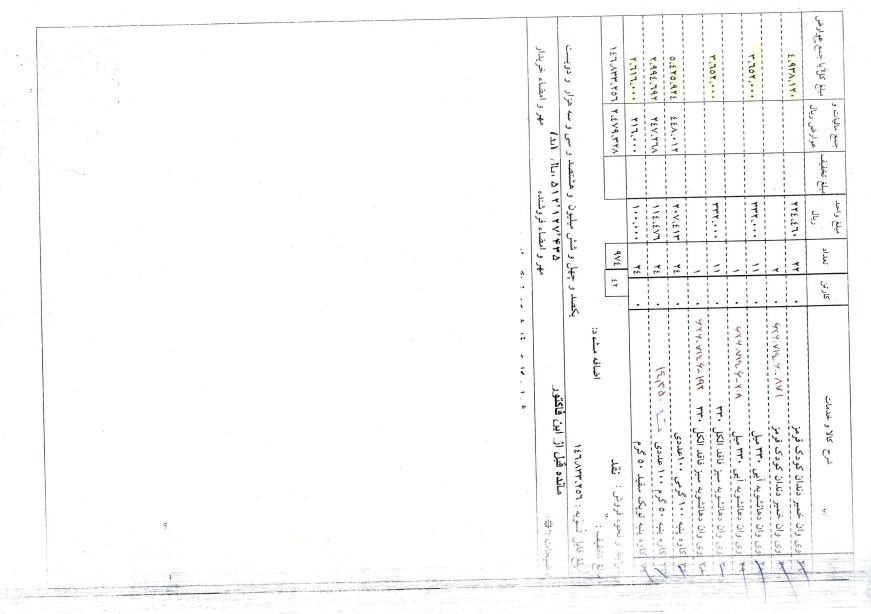
#> input picture samples/test/data_1 - Copy (2).jpg, 3481 x 2455 px (shown at 1/4 size)
$ python -i orientationdetection.py   (imports and definitions only)
#> lines starting #> are read from the running program, lines starting #| are printed output that depends on the picture; after the words box and inside, x2 and y2 are one past the last pixel; in counts of white or black regions, pixels touching at a corner belong together
#> further down, picture is the input picture: shape (2455, 3481, 3); mean B, G, R 249.6, 249.7, 249.6
import cv2
import numpy as np
from google.colab.patches import cv2_imshow
from rotate.rotate import rotate
class OrientationDetection:
    def __init__(self, image):
        # self.image = cv2.imread(image)
        self.image = image
        self.orientation = None
        self.bbox = None
        self.min_non_zero_ratio = 0.45

    def text_detection(self):

        rgb = cv2.pyrDown(self.image)
        small = cv2.cvtColor(rgb, cv2.COLOR_BGR2GRAY)

        kernel = cv2.getStructuringElement(cv2.MORPH_ELLIPSE, (9, 9))
        grad = cv2.morphologyEx(small, cv2.MORPH_GRADIENT, kernel)
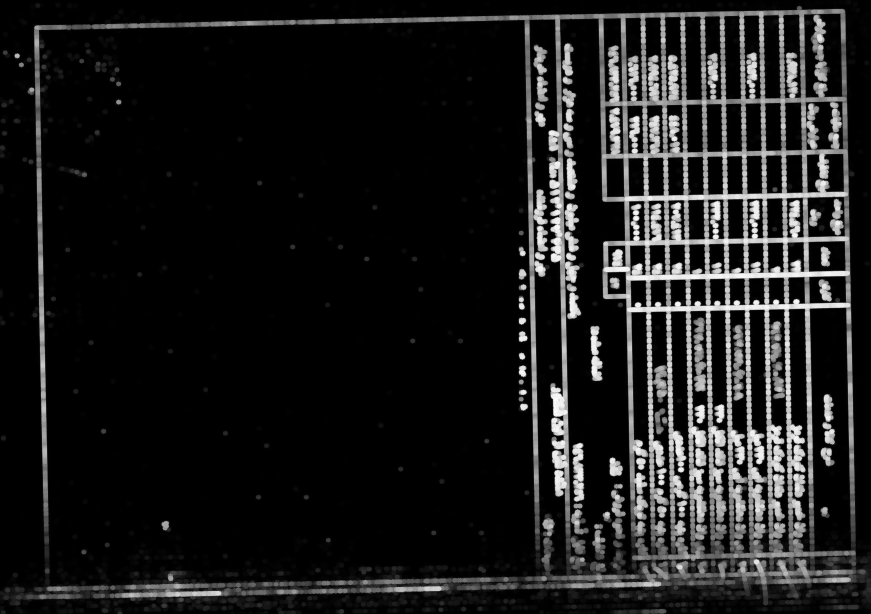
#> grad: shape (1228, 1741) (shown at 1/2 size); min 0, max 250, mean 28.6

        _, bw = cv2.threshold(grad, 0.0, 255.0, cv2.THRESH_BINARY | cv2.THRESH_OTSU)
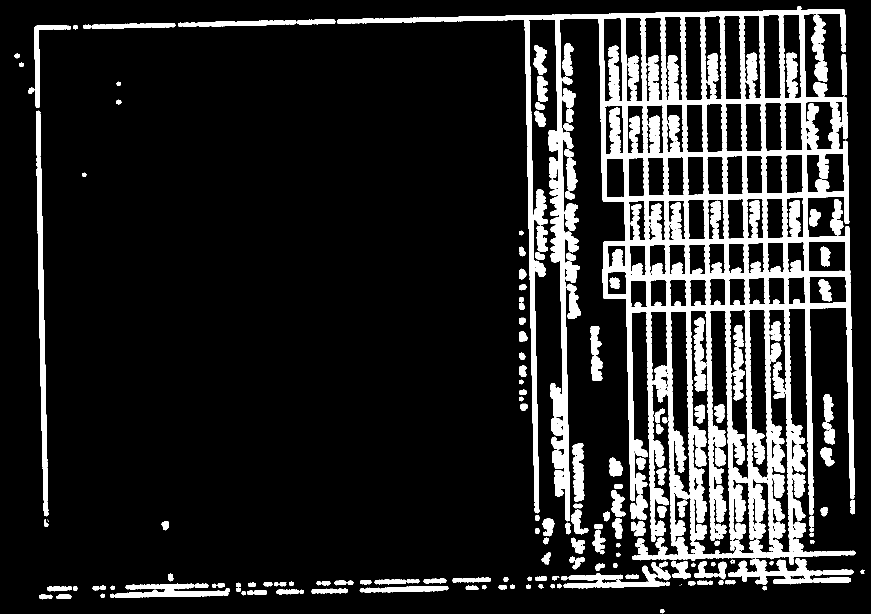
#> bw: shape (1228, 1741) (shown at 1/2 size); 15.3% white; 179 white regions (5 under 20 px), largest, box (x1, y1, x2, y2) and area: (674, 12, 1711, 1130) 237955, (72, 221, 97, 1033) 7662, (1456, 1116, 1707, 1170) 5844

        kernel = cv2.getStructuringElement(cv2.MORPH_RECT, (9, 1))
        connected = cv2.morphologyEx(bw, cv2.MORPH_CLOSE, kernel)
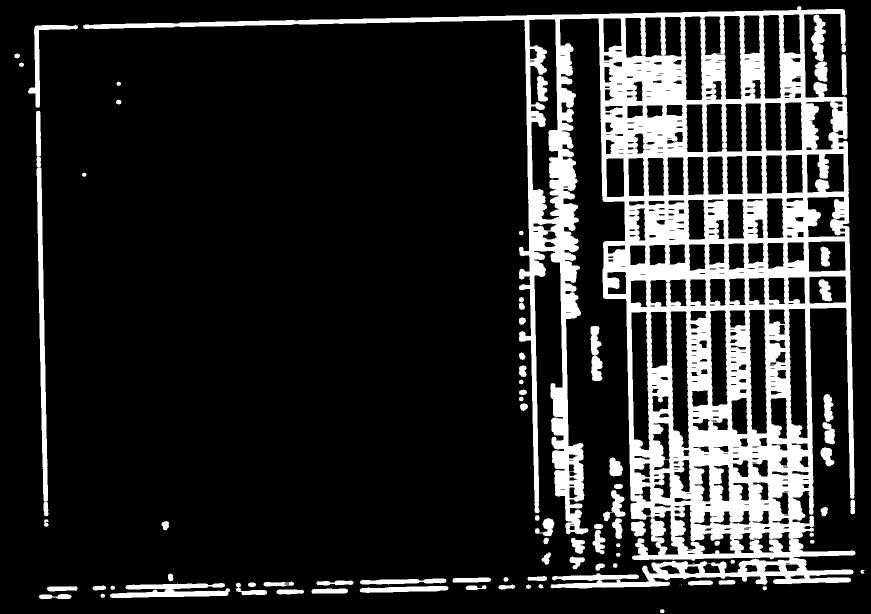
#> connected: shape (1228, 1741) (shown at 1/2 size); 17.1% white; 81 white regions (3 under 20 px)

        contours, hierarchy = cv2.findContours(connected.copy(), cv2.RETR_EXTERNAL, cv2.CHAIN_APPROX_NONE)
#> contours = 77 contours, 3 with area under 20; largest, box (x1, y1, x2, y2) and area: (166, 12, 1711, 1177) 542943, (72, 221, 97, 1033) 6835, (220, 1166, 460, 1196) 3880, (1622, 29, 1655, 164) 2291, (56, 50, 156, 216) 2084

        mask = np.zeros(bw.shape, dtype=np.uint8)

        for idx in range(len(contours)):
            x, y, w, h = cv2.boundingRect(contours[idx])

            mask[y:y + h, x:x + w] = 0
            cv2.drawContours(mask, contours, idx, (255, 255, 255), -1)
            r = float(cv2.countNonZero(mask[y:y + h, x:x + w])) / (w * h)
            cv2.rectangle(rgb, (x, y), (x + w - 1, y + h - 1), (0, 255, 0), 2)

            # vertical text
            if r > self.min_non_zero_ratio:

                cv2.rectangle(rgb, (x, y), (x + w - 1, y + h - 1), (0, 255, 0), 2)

                if h > w and 200 >= h > 50:
                    self.orientation = 'vertical'
                    self.bbox = rgb[y:y + h, x:x + w]
                    break

                elif h < w and 200 >= w > 50:
                    self.orientation = 'horizontal'
                    self.bbox = rgb[y:y + h, x:x + w]
                    break

            else:
                pass
#> this loop made 2 passes
#> (x, y, w, h, r, self.orientation) on pass 2: (78, 1188, 65, 11, 0.69, 'horizontal')
#> (x, y, w, h, r) on pass 1: (1320, 1218, 9, 9, 0.704)
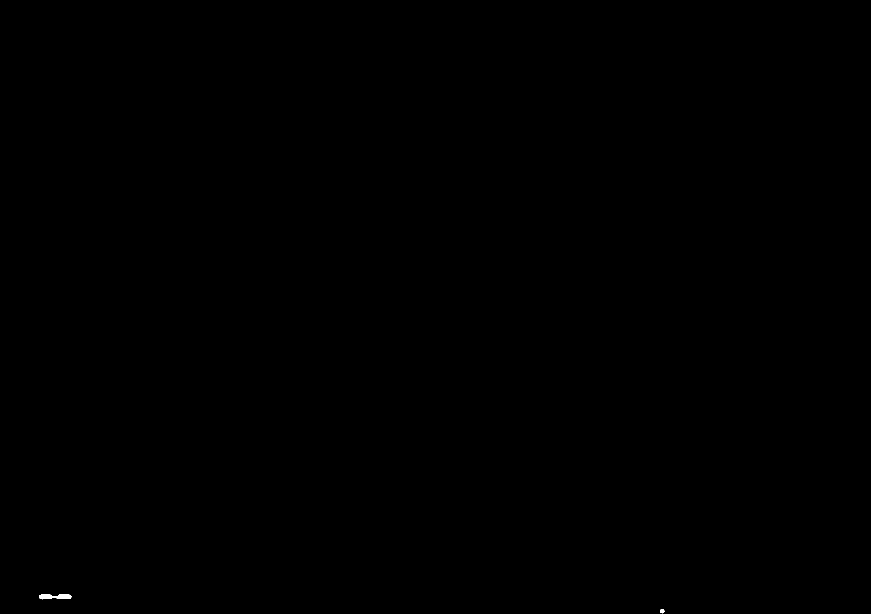
#> mask: shape (1228, 1741) (shown at 1/2 size); 0.03% white; 2 white regions, box (x1, y1, x2, y2) and area: (78, 1188, 143, 1199) 493, (1320, 1218, 1329, 1227) 57
#> rgb: shape (1228, 1741, 3); mean B, G, R 249.5, 249.7, 249.5

        if self.bbox is not None:
            cv2_imshow(self.bbox)
        print(self.orientation)
#| horizontal
        return self.bbox

    # [49 lines left out: functions left_right_rotation, up_down_rotate, not called in this run]

>>> import cv2
>>> picture = cv2.imread('../samples/test/data_1 - Copy (2).jpg')
>>> result = OrientationDetection(picture).text_detection()

$ run again, on samples/test/data_3 - Copy (2).jpg
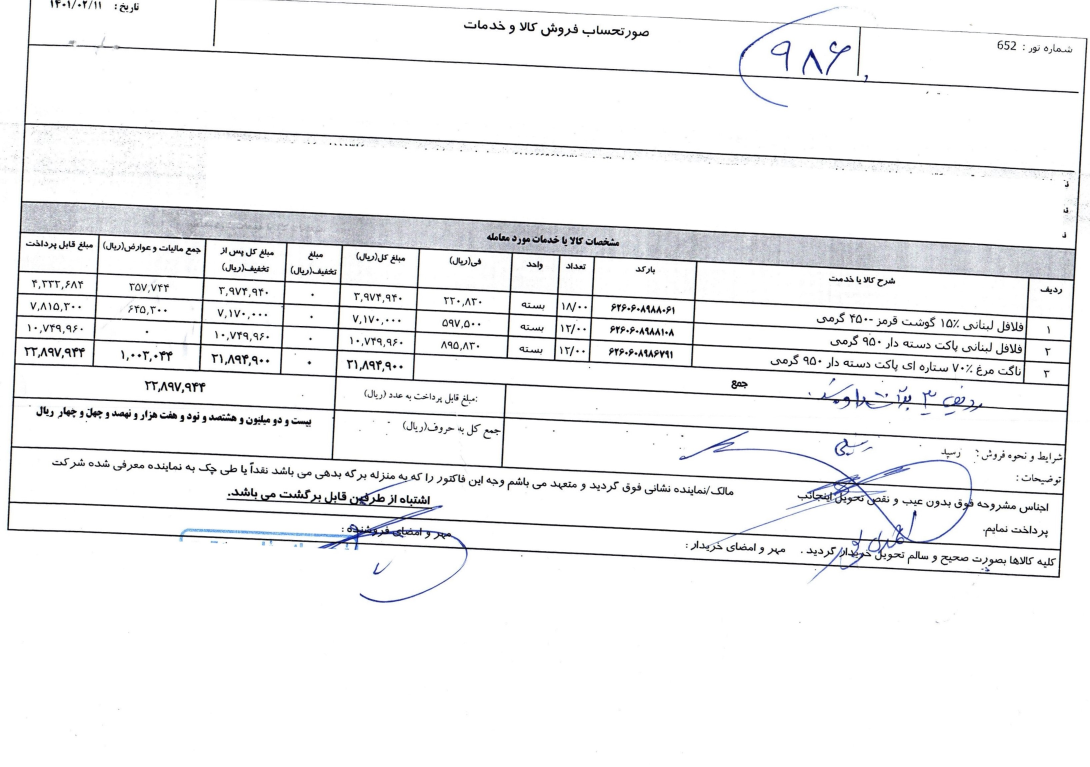
#> input picture samples/test/data_3 - Copy (2).jpg, 3268 x 2300 px (shown at 1/3 size)
#> picture is the input picture: shape (2300, 3268, 3); mean B, G, R 242.1, 241.3, 241
#> in text_detection, `_, bw = cv2.threshold(grad, 0.0, 255.0, cv2.THRESH_BINARY | cv2.THRESH..`:
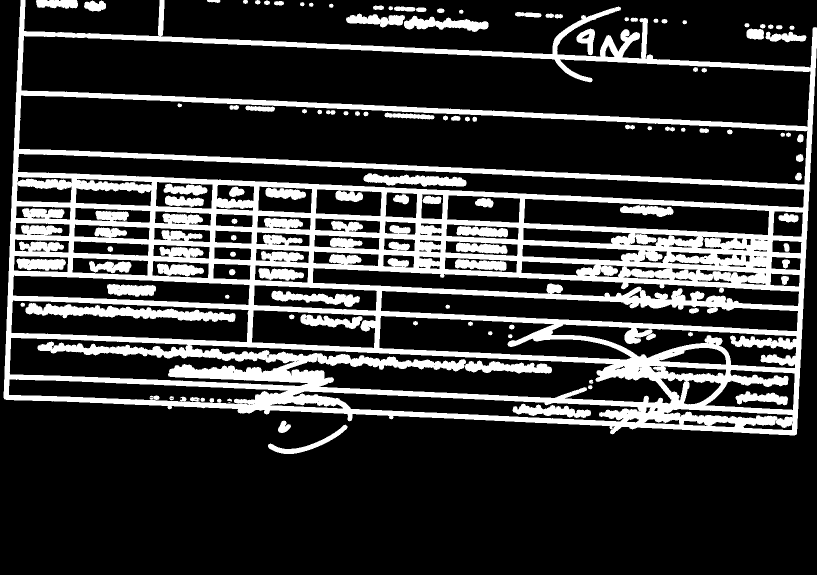
#> bw: shape (1150, 1634) (shown at 1/2 size); 22% white; 112 white regions (1 under 20 px), largest, box (x1, y1, x2, y2) and area: (7, 0, 1634, 871) 351523, (51, 606, 471, 644) 7167, (727, 346, 933, 374) 3341
#> connected: shape (1150, 1634); 22.7% white; 78 white regions
#> contours = 24 contours; largest, box (x1, y1, x2, y2) and area: (7, 0, 1634, 871) 1181452, (692, 27, 977, 64) 4758, (1493, 57, 1613, 85) 1742, (536, 849, 695, 908) 1514, (72, 0, 156, 18) 1184
#> the loop in text_detection, `for idx in range(len(contours)):` made 3 passes
#> (x, y, w, h, r, self.orientation) on pass 3: (1493, 57, 120, 28, 0.558, 'horizontal')
#> after the loop in text_detection, `for idx in range(len(contours)):`:
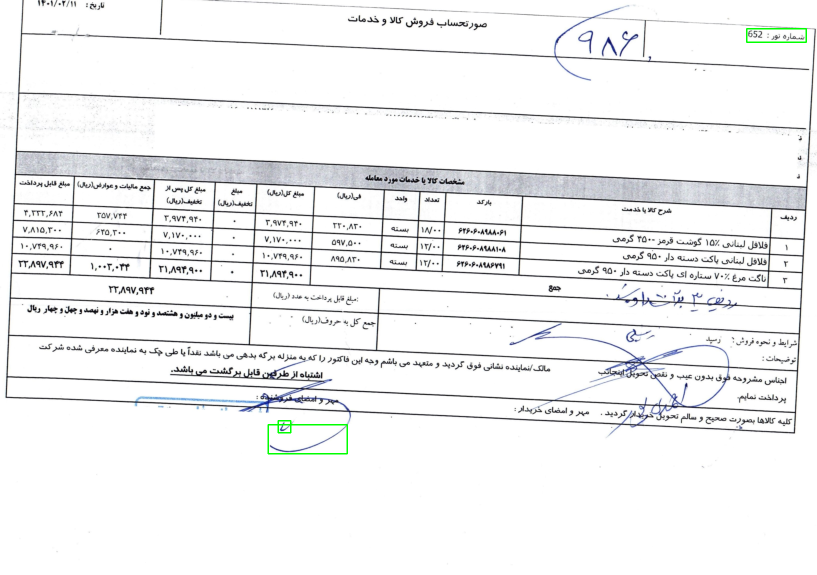
#> rgb: shape (1150, 1634, 3) (shown at 1/2 size); mean B, G, R 241.7, 241.3, 240.7
#| horizontal

$ run again, on samples/test/data_1 - Copy.jpg
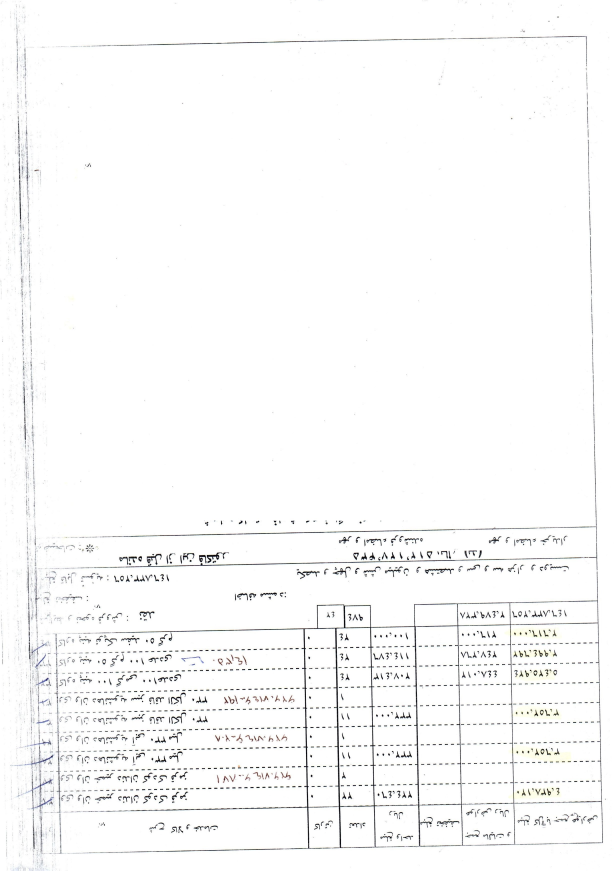
#> input picture samples/test/data_1 - Copy.jpg, 2455 x 3481 px (shown at 1/4 size)
#> picture is the input picture: shape (3481, 2455, 3); mean B, G, R 249.6, 249.7, 249.6
#> in text_detection, `_, bw = cv2.threshold(grad, 0.0, 255.0, cv2.THRESH_BINARY | cv2.THRESH..`:
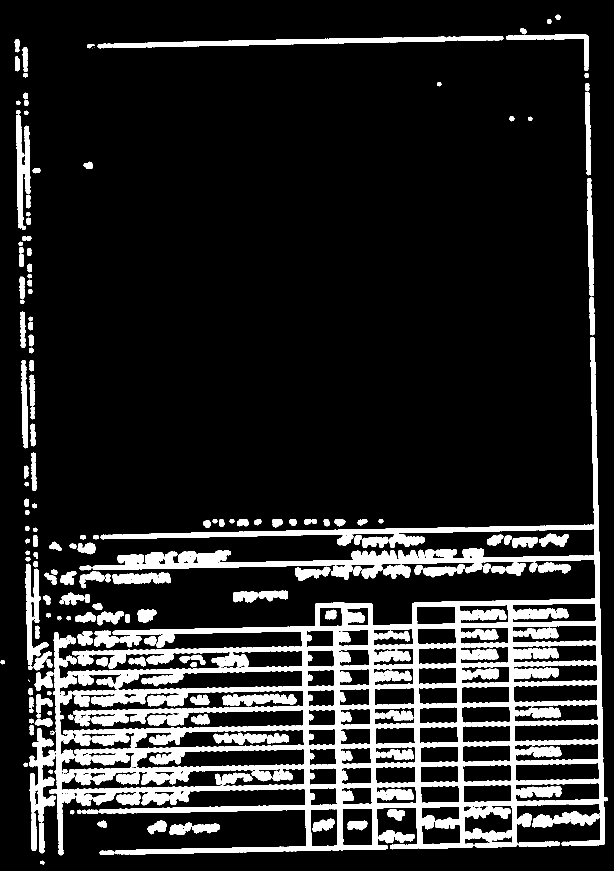
#> bw: shape (1741, 1228) (shown at 1/2 size); 15.2% white; 181 white regions (5 under 20 px), largest, box (x1, y1, x2, y2) and area: (98, 674, 1216, 1711) 234908, (195, 72, 1007, 97) 7562, (58, 1456, 112, 1707) 5908
#> connected: shape (1741, 1228); 16.6% white; 69 white regions (1 under 20 px)
#> contours = 63 contours, 1 with area under 20; largest, box (x1, y1, x2, y2) and area: (47, 674, 1216, 1711) 525095, (174, 68, 1178, 142) 8908, (32, 220, 81, 460) 5082, (42, 720, 71, 897) 3726, (159, 1142, 342, 1177) 3163
#> the loop in text_detection, `for idx in range(len(contours)):` made 2 passes
#> (x, y, w, h, r, self.orientation) on pass 2: (339, 1645, 101, 25, 0.657, 'horizontal')
#> pass 2, in text_detection, `self.bbox = rgb[y:y + h, x:x + w]`:
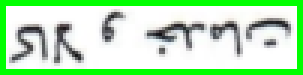
#> self.bbox: shape (25, 101, 3) (shown 3 times larger); mean B, G, R 181.7, 230.8, 181.2
#| horizontal
